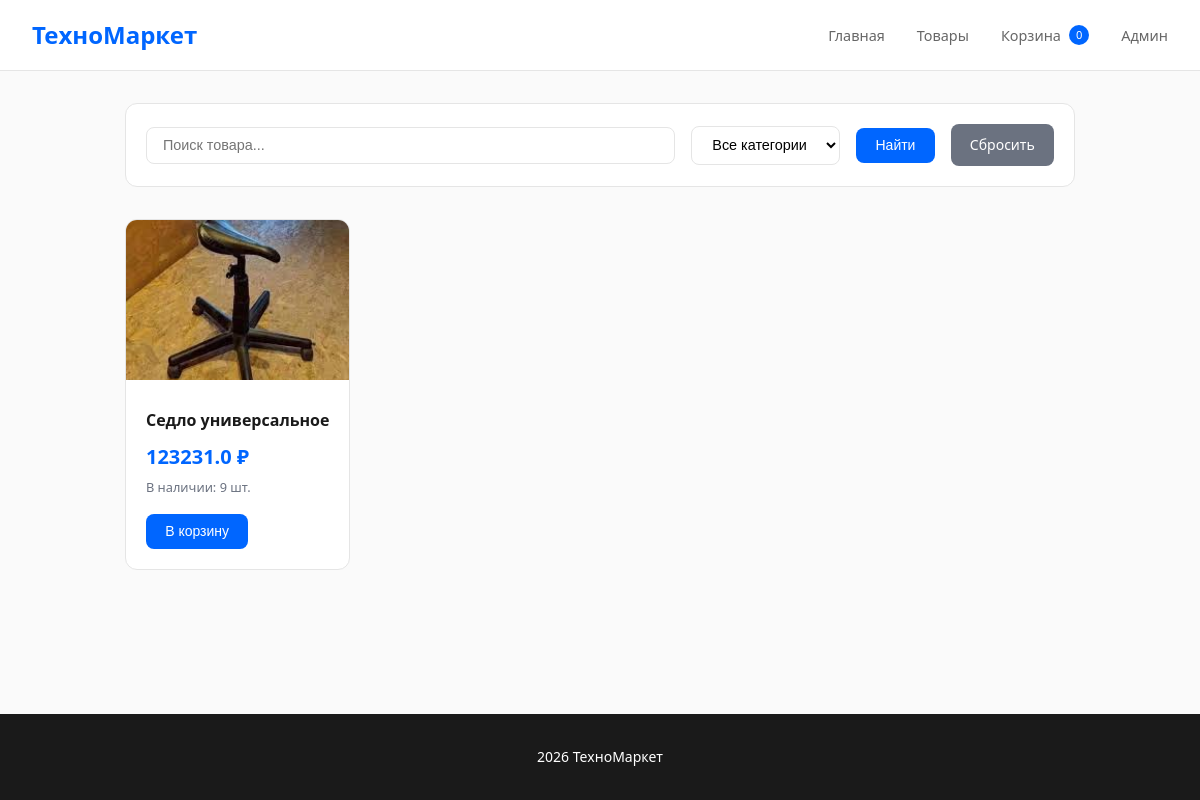
/products, run on an earlier commit of the app's database.
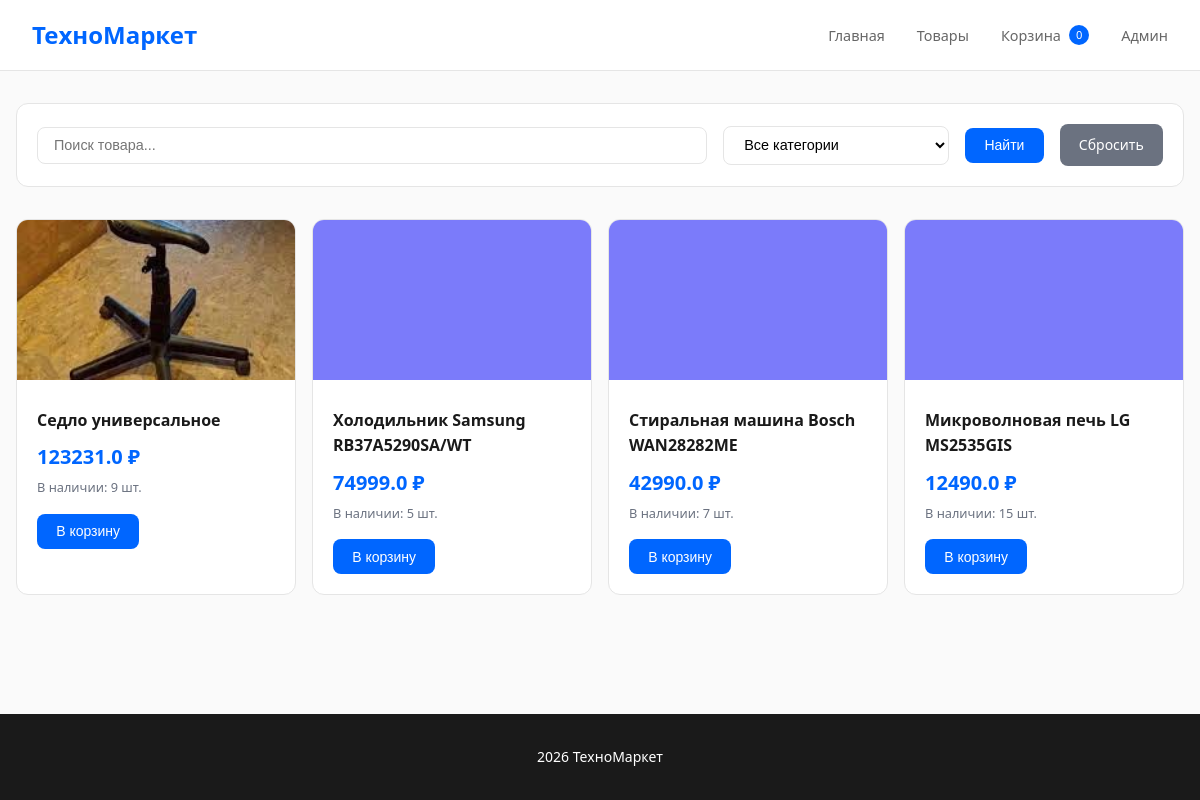
And on a later commit of the database.
### app.py (models this page shows)
class Product(db.Model):
    id = db.Column(db.Integer, primary_key=True)
    name = db.Column(db.String(200), nullable=False)
    category = db.Column(db.String(100))
    price = db.Column(db.Float, nullable=False)
    stock = db.Column(db.Integer, default=0)
    description = db.Column(db.Text)
    image = db.Column(db.String(200), default='default.png')

### app.py (the view)
@app.route('/products')
def products_page():
    search = request.args.get('search','')
    cat = request.args.get('category','')
    q = Product.query
    if search: q = q.filter(Product.name.ilike(f'%{search}%'))
    if cat: q = q.filter_by(category=cat)
    try:
        prods = q.all()
    except Exception as e:
        logger.exception('products_page: load products failed: %s', e)
        prods = []
    categories = []
    try:
        rows = db.session.execute(select(Product.category).distinct()).all()
        categories = sorted({r[0] for r in rows if r[0]})
    except Exception as e:
        logger.exception('products_page: load categories failed: %s', e)
    return render_template('products.html', products=prods, categories=categories, search=search, current_category=cat)

### templates/products.html (shortened to what this page needs)
<!DOCTYPE html>
<html lang="ru">
<head>
</head>
<body>
    <header class="header">
        <div class="header-inner">
            <div class="logo">ТехноМаркет</div>
            <nav class="nav">
                <a href="/">Главная</a>
                <a href="/products">Товары</a>
                <a href="/cart">Корзина <span class="cart-badge" id="cart-count">0</span></a>
                <a href="/admin/login">Админ</a>
            </nav>
        </div>
    </header>
    <main class="container">
        <div class="filters">
            <form method="GET">
                <input type="text" name="search" placeholder="Поиск товара..." value="{{ search or '' }}">
                <select name="category">
                    <option value="">Все категории</option>
                </select>
                <button type="submit" class="btn">Найти</button>
                <a href="/products" class="btn btn-secondary">Сбросить</a>
            </form>
        </div>
        <div class="products-grid">
            {% for product in products %}
            <article class="product-card">
                <img src="{{ url_for('static', filename='uploads/' + product.image) }}" alt="{{ product.name }}" class="product-image" onerror="this.src='{{ url_for('static', filename='default.png') }}'">
                <div class="product-info">
                    <h3 class="product-name">{{ product.name }}</h3>
                    <div class="product-price">{{ product.price }} ₽</div>
                    <div class="product-stock">В наличии: {{ product.stock }} шт.</div>
                    <button class="btn" onclick="addToCart({{ product.id }}, '{{ product.name }}', {{ product.price }}, '{{ product.image }}')">В корзину</button>
                </div>
            </article>
            {% else %}
            <div class="empty-state">Товары не найдены</div>
            {% endfor %}
        </div>
    </main>
    <footer class="footer"><p> 2026 ТехноМаркет</p></footer>
</body>
</html>

### templates/products.html (style rules this page uses)
* { margin:0;padding:0;box-sizing:border-box }
body { font-family:'Segoe UI',system-ui,sans-serif;background:#fafafa;color:#1a1a1a;line-height:1.6;display:flex;flex-direction:column;min-height:100vh }
.header { background:#fff;padding:1rem 2rem;position:sticky;top:0;z-index:100;border-bottom:1px solid #e5e5e5 }
.header-inner { max-width:1200px;margin:0 auto;display:flex;justify-content:space-between;align-items:center }
.logo { font-size:1.5rem;font-weight:700;color:#0066ff }
.nav { display:flex;gap:2rem;align-items:center }
.nav a { text-decoration:none;color:#666;font-size:.9rem;font-weight:500;display:flex;align-items:center;gap:.4rem;transition:color .2s }
.cart-badge { background:#0066ff;color:#fff;border-radius:50%;width:20px;height:20px;display:inline-flex;align-items:center;justify-content:center;font-size:.7rem;margin-left:2px }
.container { max-width:1200px;margin:2rem auto;padding:0 1rem }
.filters { background:#fff;padding:1.25rem;border-radius:12px;margin-bottom:2rem;border:1px solid #e5e5e5 }
.filters form { display:flex;gap:1rem;flex-wrap:wrap;align-items:center }
.filters input,.filters select { padding:.6rem 1rem;border:1px solid #e5e5e5;border-radius:8px;font-size:.9rem;background:#fff }
.filters input[type=text] { flex:1;min-width:200px }
.btn { display:inline-block;padding:.6rem 1.2rem;background:#0066ff;color:#fff;text-decoration:none;border-radius:8px;font-size:.875rem;font-weight:500;border:none;cursor:pointer;transition:background .2s }
.btn-secondary { background:#6b7280 }
.products-grid { display:grid;grid-template-columns:repeat(5,minmax(0,1fr));gap:1rem }
@media (max-width:1200px) { .products-grid { grid-template-columns:repeat(4,minmax(0,1fr)) } }
.product-card { background:#fff;border-radius:12px;overflow:hidden;transition:transform .2s,box-shadow .2s;border:1px solid #e5e5e5;min-width:0 }
.product-image { width:100%;height:160px;object-fit:cover;background:#f5f5f5 }
.product-info { padding:1.25rem }
.product-name { font-weight:600;margin-bottom:.5rem;font-size:1rem }
.product-price { font-size:1.25rem;font-weight:700;color:#0066ff;margin-bottom:.25rem }
.product-stock { font-size:.8rem;color:#6b7280;margin-bottom:1rem }
.footer { background:#1a1a1a;color:#fff;padding:2rem;text-align:center;margin-top:auto;font-size:.875rem }

What changed in the data, as far as the page shows it:
added Product: image (placeholder picture), name "Холодильник Samsung RB37A5290SA/WT", price "74999.0", stock "5"
added Product: image (placeholder picture), name "Стиральная машина Bosch WAN28282ME", price "42990.0", stock "7"
added Product: image (placeholder picture), name "Микроволновая печь LG MS2535GIS", price "12490.0", stock "15"
